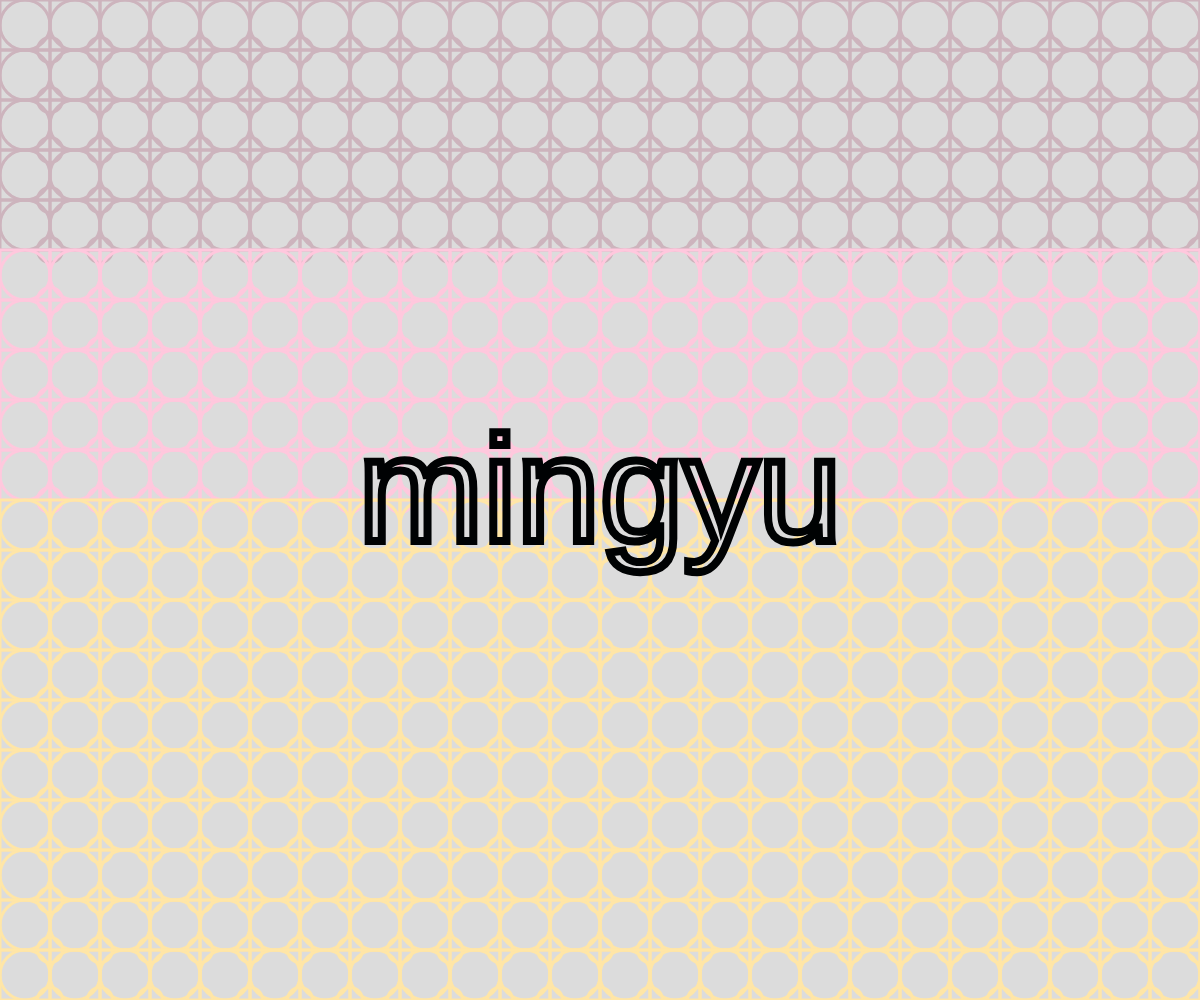
Frame 1 (no input)
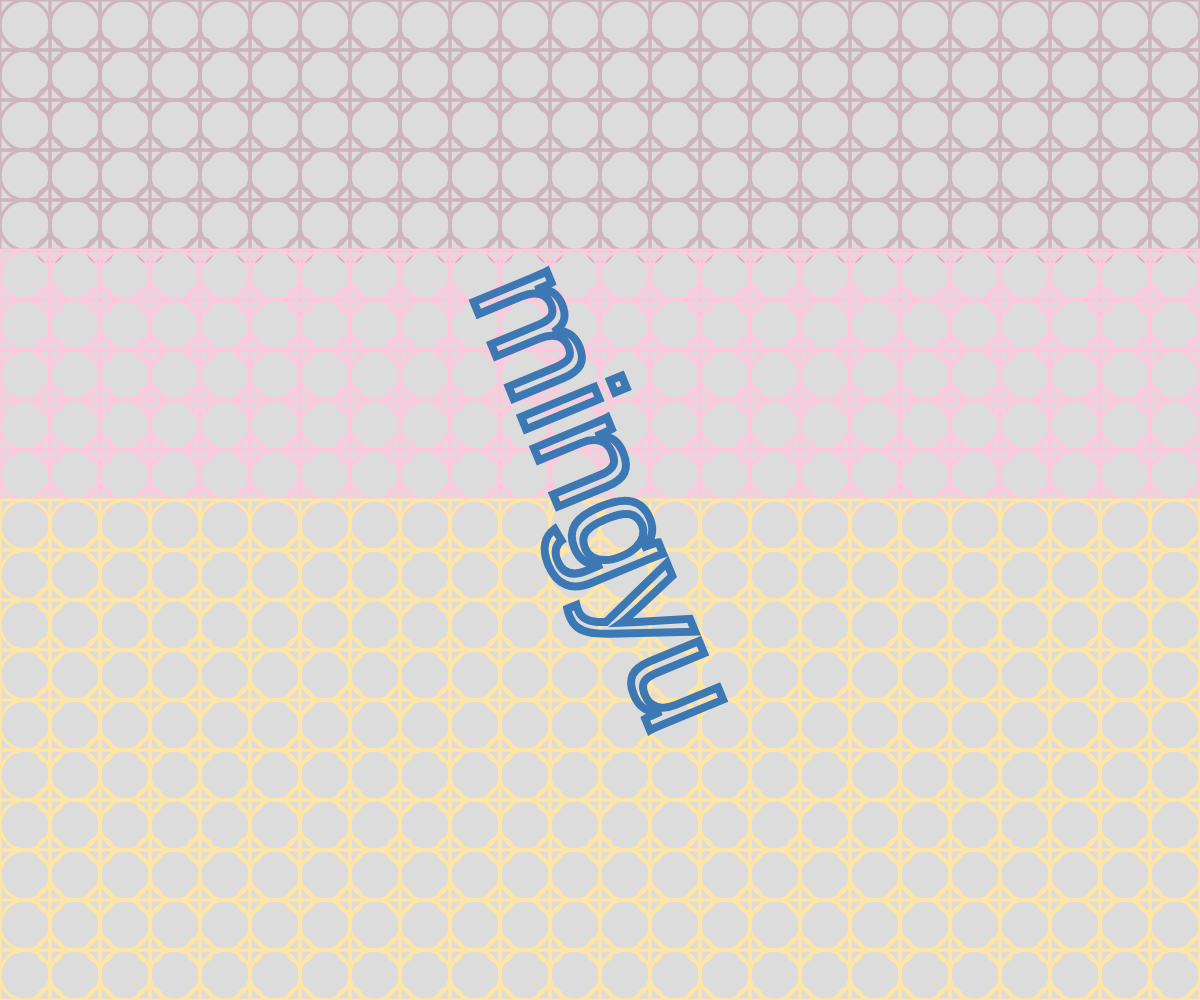
Frame 60 (no input)
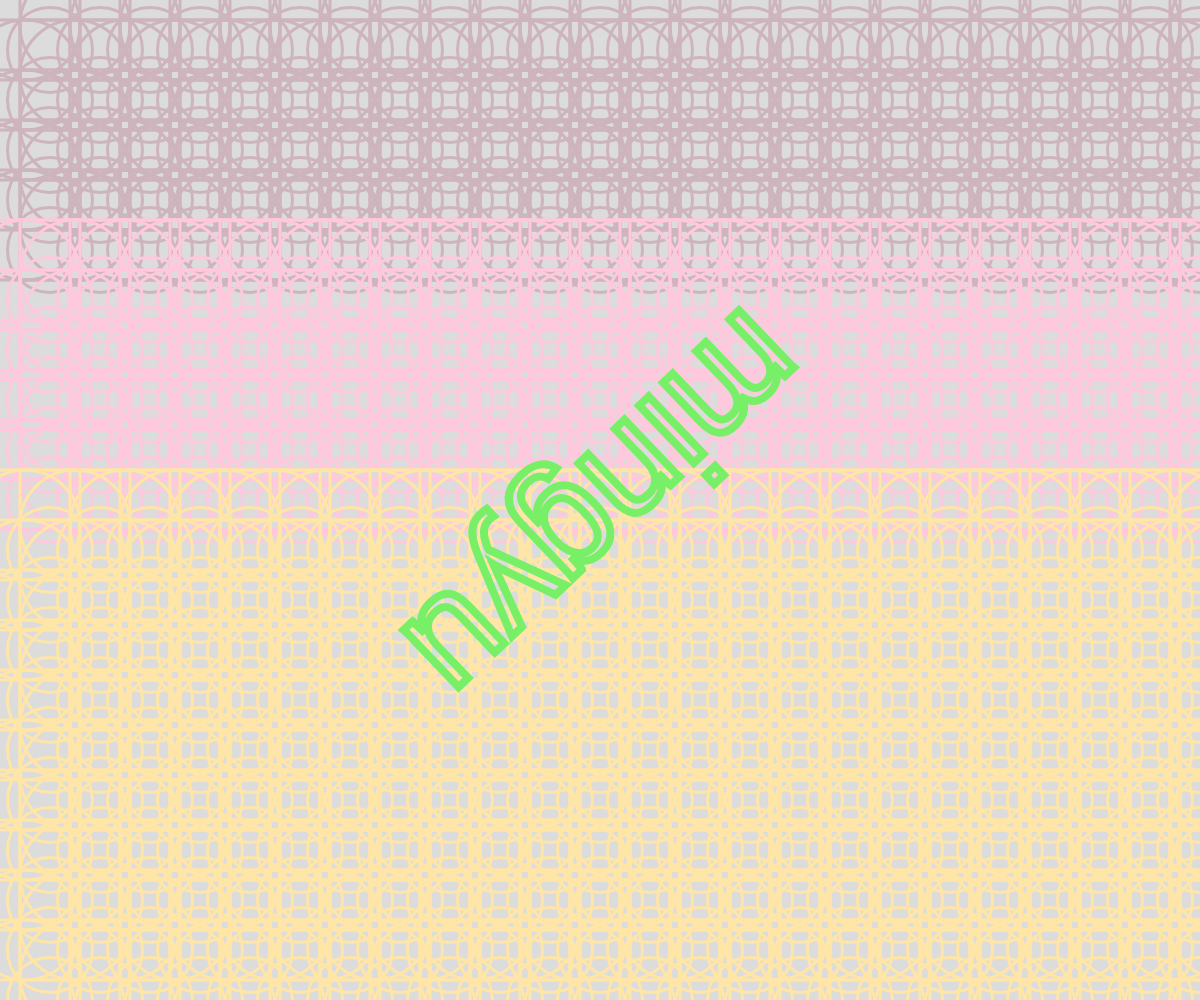
Frame 120 (the mouse pressed at the canvas centre since frame 60)

The p5.js sketch that drew these frames (run headless with seeded random() and noise() and a simulated clock; from frame 60 on, the mouse is pressed at the canvas centre):

// p5.js sketch
// ── sketch.js
let angle = 0;
let r = 255, g = 0, b = 0;

function setup() {
  createCanvas(windowWidth, windowHeight);
  background("#00AEAE");
}

function draw() {
  background(220);
  rectMode(CENTER);
  noFill();
  stroke("#00FFFF");
  strokeWeight(3);

  let rect_width = 50 + mouseX / 10;
  let bc_width = 50 + mouseX / 10;
  let sc_width = 25 + mouseX / 10;

  for (let j = 0; j < 20; j++) {
    for (let i = 0; i < 40; i++) {

      if (j < 5) {
        stroke("#cdb4bd");
      } else if (j < 10) {
        stroke("#ffc8dd");
      } else {
        stroke("#ffe6a7");
      }
      
      ellipse(25 + 50 * i, 25 + 50 * j, bc_width);
      rect(25 + 50 * i, 25 + 50 * j, rect_width);
      ellipse(50 + 50 * i, 50 + 50 * j, sc_width);
    }
  }

  // 更新 RGB 顏色值
  r = (r + 1) % 256;
  g = (g + 2) % 256;
  b = (b + 3) % 256;

  // 設定文字顏色為中空且外框變色
  noFill();
  stroke(r, g, b);
  strokeWeight(8);

  textSize(150);
  textAlign(CENTER, CENTER);
  
  push();
  translate(width / 2, height / 2);
  rotate(angle);
  text('mingyu', 0, 0);
  pop();

  // 增加旋轉角度
  angle += 0.02;
}
